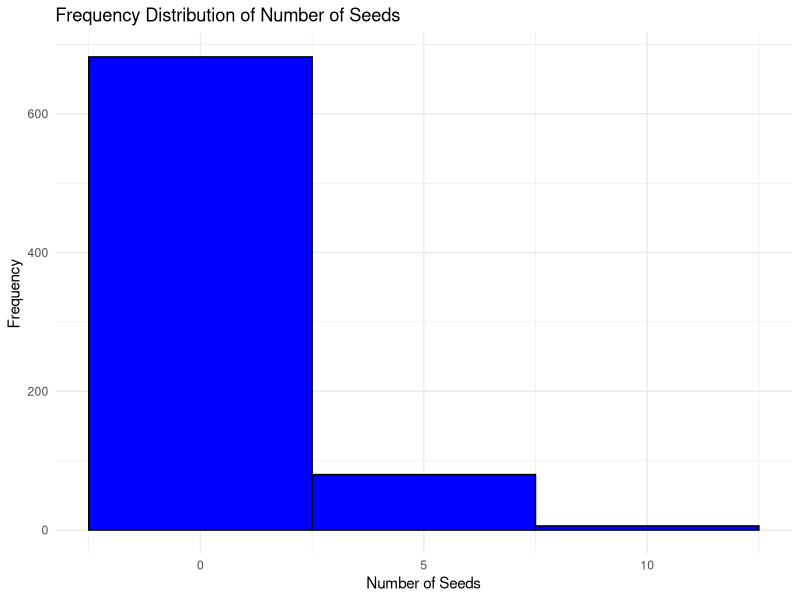
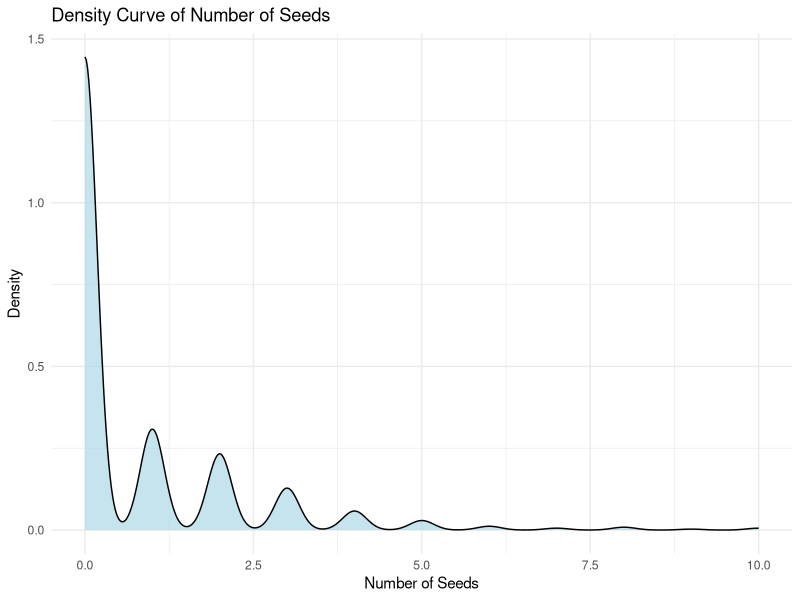
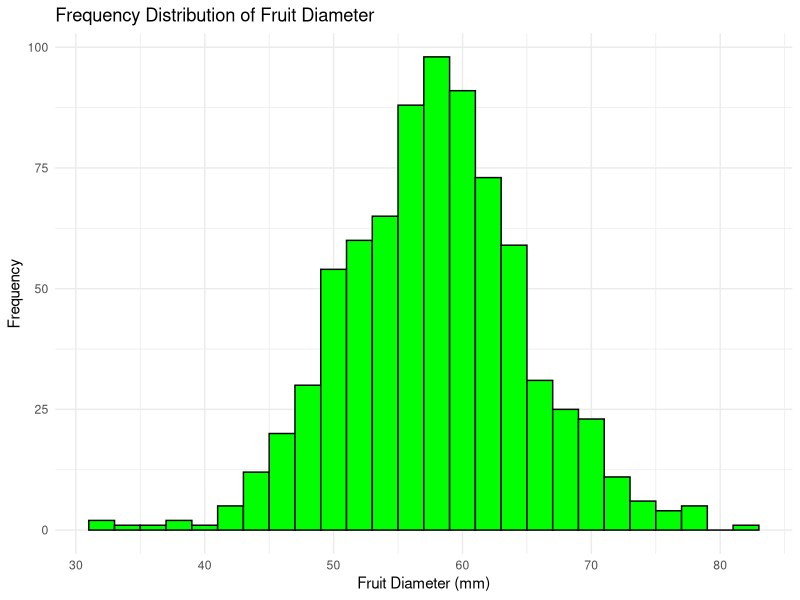
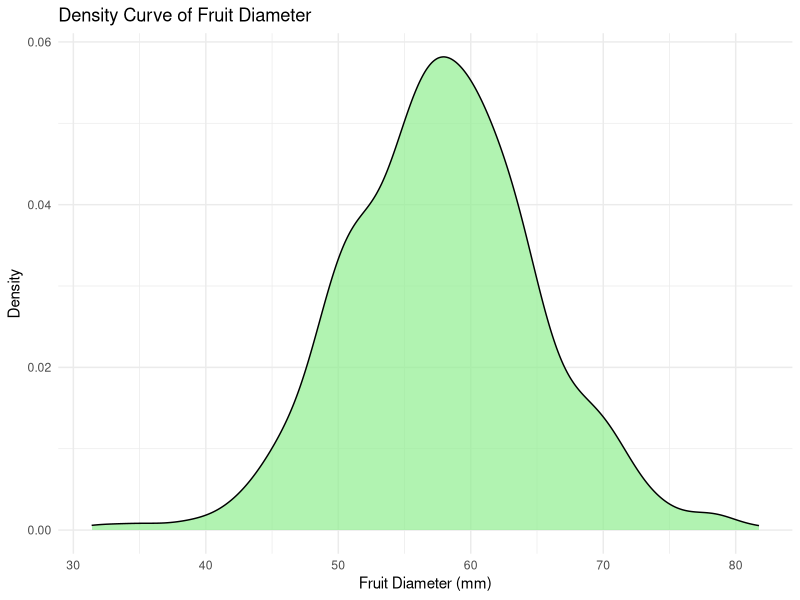
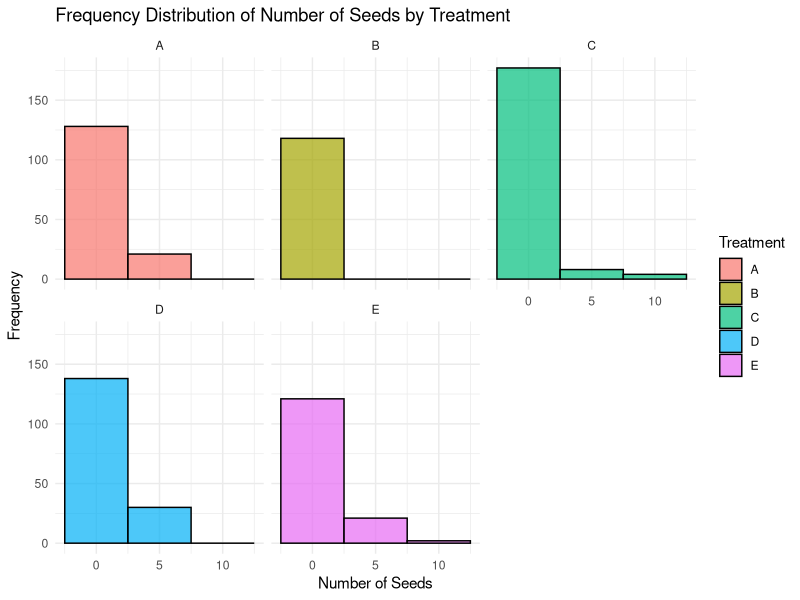
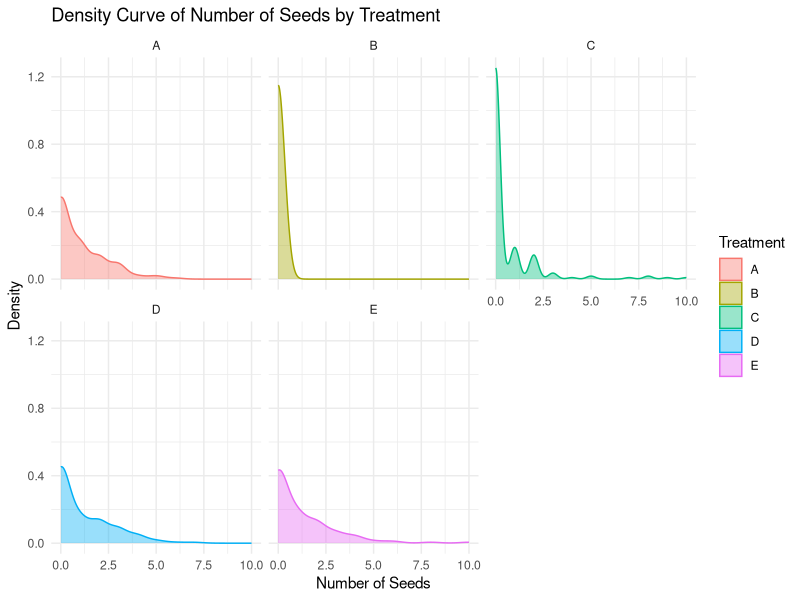
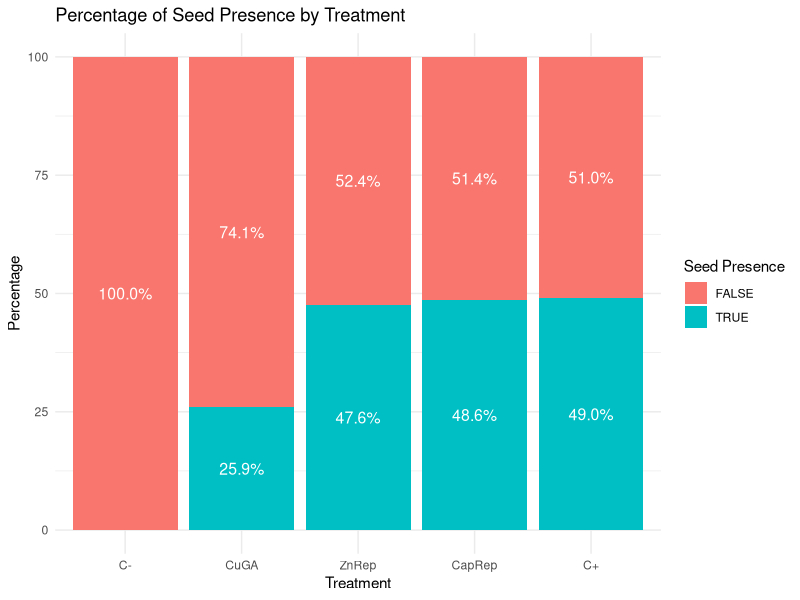

R code for these plots, in order:
## ---- chunk 1
# Load necessary librarie
library(ggplot2)
library(dplyr)

# Load the dataset
data <- read.csv("DATA/frutasysemillas.csv")
knitr::opts_chunk$set(fig.path = 'results/')
## ---- chunk 2
#| label: Frequency distribution
ggplot(data, aes(x = Nseeds)) +
  geom_histogram(binwidth = 5, fill = "blue", color = "black") +
  labs(title = "Frequency Distribution of Number of Seeds",
       x = "Number of Seeds",
       y = "Frequency") +
  theme_minimal()
## ---- chunk 3
#| label: Density Curve of NSeeds
ggplot(data, aes(x = Nseeds)) +
  geom_density(fill = "lightblue", alpha = 0.7) +
  labs(title = "Density Curve of Number of Seeds",
       x = "Number of Seeds",
       y = "Density") +
  theme_minimal()
## ---- chunk 4
#| label: Frequency for FrDiameter
ggplot(data, aes(x = FrDiam)) +
  geom_histogram(binwidth = 2, fill = "green", color = "black") +
  labs(title = "Frequency Distribution of Fruit Diameter",
       x = "Fruit Diameter (mm)",
       y = "Frequency") +
  theme_minimal()
## ---- chunk 5
#| label: Density FrDiameter
ggplot(data, aes(x = FrDiam)) +
  geom_density(fill = "lightgreen", alpha = 0.7) +
  labs(title = "Density Curve of Fruit Diameter",
       x = "Fruit Diameter (mm)",
       y = "Density") +
  theme_minimal()
## ---- chunk 6
#| label: Number of seeds (treatment)
ggplot(data, aes(x = Nseeds, fill = Treatment)) +
  geom_histogram(binwidth = 5, color = "black", alpha = 0.7) +
  facet_wrap(~Treatment) +
  labs(title = "Frequency Distribution of Number of Seeds by Treatment",
       x = "Number of Seeds",
       y = "Frequency") +
  theme_minimal()
## ---- chunk 7
#| label: Density seeds (treatment)
ggplot(data, aes(x = Nseeds, color = Treatment, fill = Treatment)) +
  geom_density(alpha = 0.4) +
  facet_wrap(~Treatment) +
  labs(title = "Density Curve of Number of Seeds by Treatment",
       x = "Number of Seeds",
       y = "Density") +
  theme_minimal()
## ---- chunk 8
#| label: Chi-square (seed vs seedless)
# Categorize fruits as Seeded or Seedless
data <- data %>%
  mutate(Seeded = ifelse(Nseeds > 0, "Seeded", "Seedless"))

# Create a contingency table
contingency_table <- table(data$Seeded, data$Treatment)

# Calculate percentages
percentage_table <- prop.table(contingency_table, margin = 2) * 100

# Perform Chi-squared Test
chi_squared_result <- chisq.test(contingency_table)

# Print results
cat("Contingency Table:\n")
print(contingency_table)
cat("\nPercentage Table:\n")
print(round(percentage_table, 2))
cat("\nChi-squared Statistic (X^2):", chi_squared_result$statistic, "\n")
cat("P-value:", chi_squared_result$p.value, "\n")
## ---- chunk 9
#| label: Percentage of seeds presence
#chi-squared test to compare seeded versus seedless fruit 
# Step 1: Create a new column for Seeded and Seedless categorization
data <- data %>%
  mutate(Seeded = ifelse(Nseeds > 0, "Seeded", "Seedless"))  # Categorize fruits

# Step 2: Create a contingency table for Seeded vs Seedless fruits by Treatment
contingency_table <- table(data$Seeded, data$Treatment)

# Step 3: Calculate percentages
percentage_table <- prop.table(contingency_table, margin = 2) * 100  # Percentage by Treatment

# Step 4: Run the Chi-Squared Test
chi_squared_result <- chisq.test(contingency_table)

# Step 5: Extract Chi-squared statistic and p-value
x2_value <- chi_squared_result$statistic
p_value <- chi_squared_result$p.value

# Step 6: Print results
cat("Contingency Table:\n")
print(contingency_table)
cat("\nPercentage Table (Seeded vs Seedless by Treatment):\n")
print(round(percentage_table, 2))  # Rounded for clarity
cat("\nChi-squared Statistic (X^2):", x2_value, "\n")
cat("P-value:", p_value, "\n")

#Figure 5 Plot
# Load required libraries
library(ggplot2)
library(dplyr)

# Step 1: Exclude NA values in key columns
data <- data %>%
  filter(!is.na(Nseeds), !is.na(FrDiam), !is.na(Treatment))  # Remove rows with NA values

# Step 2: Categorize Seed Presence
data <- data %>%
  mutate(SeedPresence = ifelse(Nseeds > 0, "TRUE", "FALSE"))  # Categorize as Seeded or Seedless

# Step 3: Check and force Treatment levels
data$Treatment <- factor(data$Treatment, 
                         levels = c("B", "C", "D", "E", "A"))  # Order: C-, CuGA, ZnRep, CapRep, C+

# Debugging Step: Print treatment levels
print("Treatment levels after ordering:")
print(levels(data$Treatment))

# Step 4: Calculate Percentages by Treatment and SeedPresence
percent_data <- data %>%
  group_by(Treatment, SeedPresence) %>%
  summarise(Count = n(), .groups = "drop") %>%
  group_by(Treatment) %>%
  mutate(Percent = (Count / sum(Count)) * 100)

# Debugging Step: Print percent_data
print("Summarized percentage data:")
print(percent_data)

# Step 5: Force the graph to output
ggplot(percent_data, aes(x = Treatment, y = Percent, fill = SeedPresence)) +
  geom_bar(stat = "identity", position = "stack") +
  geom_text(aes(label = sprintf("%.1f%%", Percent)),
            position = position_stack(vjust = 0.5), color = "white", size = 4) +
  labs(title = "Percentage of Seed Presence by Treatment",
       x = "Treatment",
       y = "Percentage",
       fill = "Seed Presence") +
  theme_minimal() +
  scale_x_discrete(labels = c("C-", "CuGA", "ZnRep", "CapRep", "C+"))  # Correct display labels
